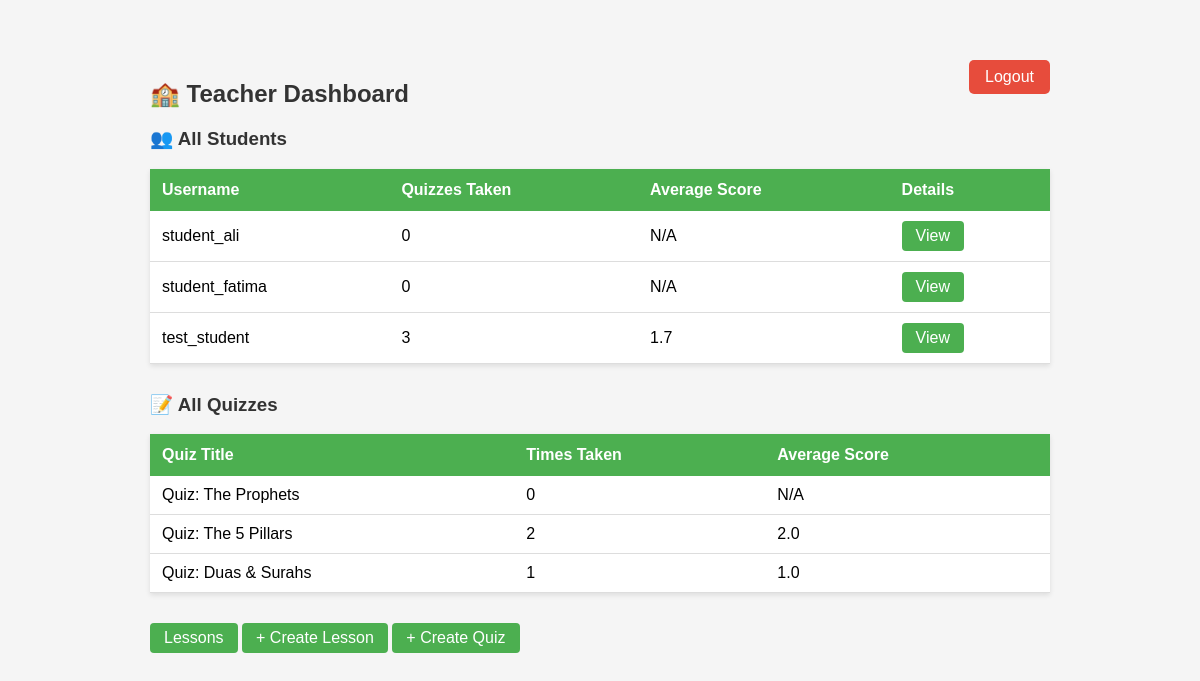
The app's page /teacher/dashboard (signed in) with its own data.
### tables this page shows
CREATE TABLE Users (
    user_ID INTEGER PRIMARY KEY AUTOINCREMENT,
    username VARCHAR(50) UNIQUE NOT NULL,
    password VARCHAR(250) NOT NULL,
    role VARCHAR(20) NOT NULL -- 'could be teacher or student'
);

CREATE TABLE Quiz (
    quiz_ID INTEGER PRIMARY KEY AUTOINCREMENT,
    lesson_ID INTEGER,
    title VARCHAR(250) NOT NULL,
    FOREIGN KEY (lesson_ID) REFERENCES Lessons(lesson_ID) ON DELETE CASCADE
);

### app.py (the view)
@app.route('/teacher/dashboard')
def teacher_dashboard():
    if session.get('role') != 'teacher':
        return redirect(url_for('lessons'))
    conn = get_db()
    cursor = conn.cursor()
    cursor.execute("""
        SELECT Users.user_ID, Users.username,
               COUNT(Quiz_Results.result_ID) as quizzes_taken,
               AVG(Quiz_Results.score) as avg_score
        FROM Users
        LEFT JOIN Quiz_Results ON Users.user_ID = Quiz_Results.user_ID
        WHERE Users.role = 'student'
        GROUP BY Users.user_ID
    """)
    students = cursor.fetchall()
    cursor.execute("""
        SELECT Quiz.title,
               COUNT(Quiz_Results.result_ID) as times_taken,
               AVG(Quiz_Results.score) as avg_score
        FROM Quiz
        LEFT JOIN Quiz_Results ON Quiz.quiz_ID = Quiz_Results.quiz_ID
        GROUP BY Quiz.quiz_ID
    """)
    quizzes = cursor.fetchall()
    conn.close()
    return render_template('teacher_dashboard.html', students=students, quizzes=quizzes)

### app.py (called while the page is built)
def get_db():
    conn = sqlite3.connect(DB_NAME)
    conn.execute("PRAGMA foreign_keys = ON")  #this enforces FK constraints
    return conn

### templates/teacher_dashboard.html (shortened to what this page needs)
<!DOCTYPE html>
<html>
<head>
</head>
<body>
<a href="/logout" class="logout">Logout</a>
<h2>🏫 Teacher Dashboard</h2>
<h3>👥 All Students</h3>
<table>
    <tr>
        <th>Username</th>
        <th>Quizzes Taken</th>
        <th>Average Score</th>
        <th>Details</th>
    </tr>
    {% for student in students %}
    <tr>
        <td>{{ student[1] }}</td>
        <td>{{ student[2] }}</td>
        <td>{{ "%.1f"|format(student[3]) if student[3] else "N/A" }}</td>
        <td><a class="btn" href="/teacher/student/{{ student[0] }}">View</a></td>
    </tr>
    {% endfor %}
</table>
<h3>📝 All Quizzes</h3>
<table>
    <tr>
        <th>Quiz Title</th>
        <th>Times Taken</th>
        <th>Average Score</th>
    </tr>
    {% for quiz in quizzes %}
    <tr>
        <td>{{ quiz[0] }}</td>
        <td>{{ quiz[1] }}</td>
        <td>{{ "%.1f"|format(quiz[2]) if quiz[2] else "N/A" }}</td>
    </tr>
    {% endfor %}
</table>
<a class="btn" href="/lessons">Lessons</a>
<a class="btn" href="/create_lesson">+ Create Lesson</a>
<a class="btn" href="/create_quiz">+ Create Quiz</a>
</body>
</html>

### templates/teacher_dashboard.html (style rules this page uses)
body { font-family: Arial; max-width: 900px; margin: 40px auto; background: #f5f5f5; padding: 20px; }
h2, h3 { color: #333; }
table { width: 100%; border-collapse: collapse; background: white; margin-bottom: 30px; box-shadow: 0 2px 5px rgba(0,0,0,0.1); }
th { background: #4CAF50; color: white; padding: 12px; text-align: left; }
td { padding: 10px 12px; border-bottom: 1px solid #ddd; }
a.btn { display: inline-block; padding: 6px 14px; background: #4CAF50; color: white; border-radius: 4px; text-decoration: none; }
.logout { float: right; padding: 8px 16px; background: #e74c3c; color: white; border-radius: 5px; text-decoration: none; }

### records on screen
Users: username "student_ali", student "0", value "N/A"
Users: username "student_fatima", student "0", value "N/A"
Users: username "test_student", student "3", value "1.7"
Quiz: title "Quiz: The Prophets", quiz "0", value "N/A"
Quiz: title "Quiz: The 5 Pillars", quiz "2", value "2.0"
Quiz: title "Quiz: Duas & Surahs", quiz "1", value "1.0"
